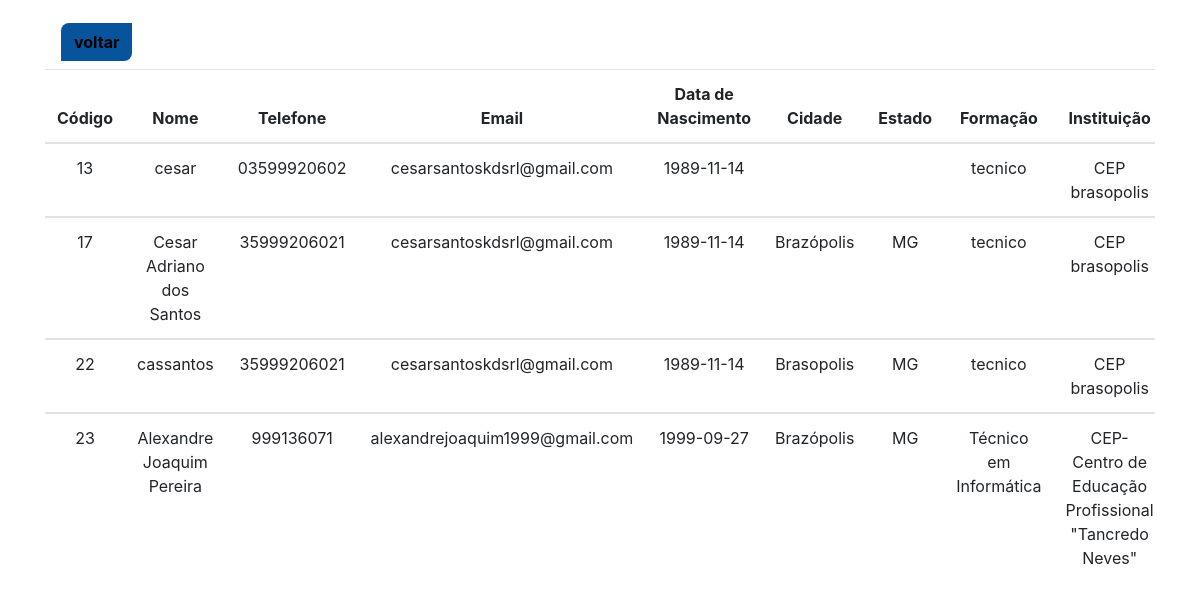
Page /escolher_tecnico.php on the committed database.
### tables this page shows
CREATE TABLE `tecnico` (
  `id` int(11) NOT NULL,
  `nome` varchar(100) NOT NULL,
  `telefone` varchar(11) NOT NULL,
  `email` varchar(50) NOT NULL,
  `cpf` varchar(11) NOT NULL,
  `data_nasc` date NOT NULL,
  `rua` varchar(50) DEFAULT NULL,
  `numero` int(11) DEFAULT NULL,
  `complemento` varchar(100) DEFAULT NULL,
  `bairro` varchar(50) NOT NULL,
  `cidade` varchar(50) NOT NULL,
  `estado` varchar(2) NOT NULL,
  `formacao` varchar(50) NOT NULL,
  `instituicao` varchar(100) NOT NULL,
  `login` varchar(10) NOT NULL,
  `senha` varchar(200) NOT NULL,
  `status` tinyint(1) NOT NULL,
  `avaliacao` float NOT NULL DEFAULT '0',
  `avaliacao_total` int(11) DEFAULT '0',
  `qtd_serv` int(11) NOT NULL
);

### escolher_tecnico.php (the view, shortened to what this page needs)
<?php
    include("conexao.php");
?>
<!DOCTYPE html>
<html lang="pt-br">
    <head>
        <link rel="stylesheet" href="css/bootstrap.css">
        <link rel="stylesheet" href="css/estilo.css?version=165">
    </head>
    <div class="container">
      <nav class="navbar navbar-expand-md navbar-light">
        <a href="cliente.php" class="voltaresc"><button type="submit" class="btn voltar"><font color="black"><b>voltar</b></font></button></a>
      </nav>
    </div>
    <body>
        <div class="container" >
            <div class="table-responsive">
            <table class="table">
              <thead>
                <tr>
                  <th>Código</th>
                  <th>Nome</th>
                  <th>Telefone</th>
                  <th>Email</th>
                  <th>Data de Nascimento</th>
                  <th>Cidade</th>
                  <th>Estado</th>
                  <th>Formação</th>
                  <th>Instituição</th>
                </tr>
              </thead>
              <?php
                $result_usuario = "SELECT * FROM tecnico";
                $resultado_usuario = mysqli_query($conexao, $result_usuario);
                 while($row_usuario = mysqli_fetch_assoc($resultado_usuario)){
               ?>
              <tbody>
                <tr>
                  <td><?php  echo $row_usuario['id'];?></td>
                  <td><?php  echo $row_usuario['nome'];?></td>
                  <td><?php  echo $row_usuario['telefone'];?></td>
                  <td><?php  echo $row_usuario['email'];?></td>
                  <td><?php  echo $row_usuario['data_nasc'];?></td>
                  <td><?php  echo $row_usuario['cidade'];?></td>
                  <td><?php  echo $row_usuario['estado'];?></td>
                  <td><?php  echo $row_usuario['formacao'];?></td>
                  <td><?php  echo $row_usuario['instituicao'];?></td>
                </tr>
                <?php } ?>
              </tbody>
            </table>
          </div>
        </div>
    </body>
</html>

### css/estilo.css (style rules this page uses)
.voltar { background-color: #07539c; margin-top: 15px; border-radius: 8px 0px 8px 0px; }
::placeholder { text-align: center; }
table { text-align: center; }

### rows in the picture
tecnico: id "13", nome "cesar", telefone "03599920602", email "cesarsantoskdsrl@gmail.com", data_nasc "1989-11-14", formacao "tecnico", instituicao "CEP brasopolis"
tecnico: id "17", nome "Cesar Adriano dos Santos", telefone "35999206021", email "cesarsantoskdsrl@gmail.com", data_nasc "1989-11-14", cidade "Brazópolis", estado "MG", formacao "tecnico", instituicao "CEP brasopolis"
tecnico: id "22", nome "cassantos", telefone "35999206021", email "cesarsantoskdsrl@gmail.com", data_nasc "1989-11-14", cidade "Brasopolis", estado "MG", formacao "tecnico", instituicao "CEP brasopolis"
tecnico: id "23", nome "Alexandre Joaquim Pereira", telefone "999136071", email "alexandrejoaquim1999@gmail.com", data_nasc "1999-09-27", cidade "Brazópolis", estado "MG", formacao "Técnico em Informática", instituicao "CEP- Centro de Educação Profissional \"Tancredo Neves\""
